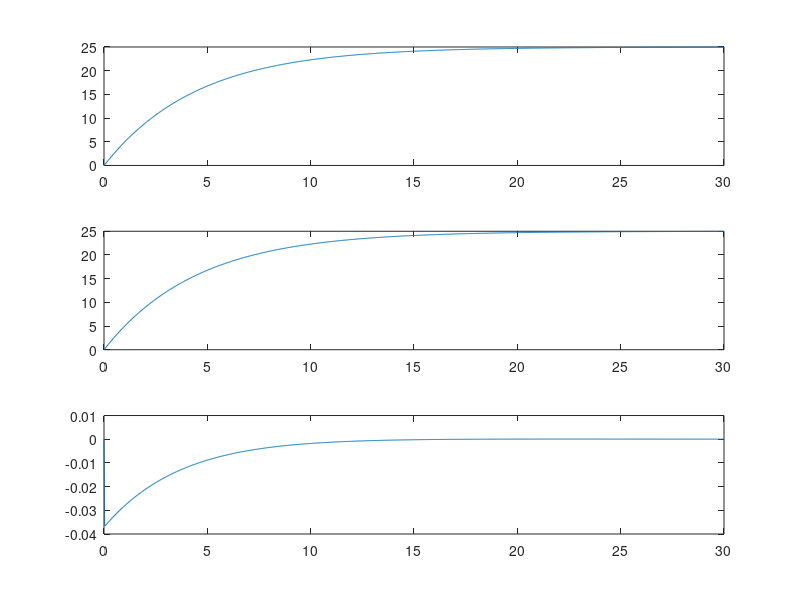

This figure's MATLAB source:
%#ok<*NOPTS>

La = 0.02;
Ra = 3;
Ke =0.01;
Kt = 0.01;
I = 6*10^-4;
b = 10^-4;

A = [0 1 0; 0 (-b/I) (Kt/I); 0 (-Ke/La) (-Ra/La)];
B = [0; 0; (1/La)];
C = [0 1 0];
D = 0;

A1 = [0 1; 0 -(b + (Ke*Kt)/Ra)/I];
B1 = [0; (Kt/(Ra*I))];
C1 = [0 1];
D1 = 0;

motor = ss(A,B,C,D);
motor_simplified = ss(A1,B1,C1,D1);

G_motor = tf(motor);
G_motor_simplified = tf(motor_simplified);

zpk_motor = zpk(motor);

[zeros, poles, gain] = zpkdata(G_motor);
poles = cell2mat(poles);

[num, den] = tfdata(G_motor);
num = cell2mat(num);
den = cell2mat(den);

[num1, den1] = tfdata(G_motor_simplified);
num1 = cell2mat(num1);
den1 = cell2mat(den1);

%{
zpk_motor 
poles
num
den
num1
den1
%}

T = linspace(0,30,1000);

subplot(3,1,1);
Y1 = step(motor, T);
plot(T,Y1);

subplot(3,1,2);
Y2 = step(motor_simplified, T);
plot(T,Y2);

subplot(3,1,3);
plot(T,Y1-Y2);
